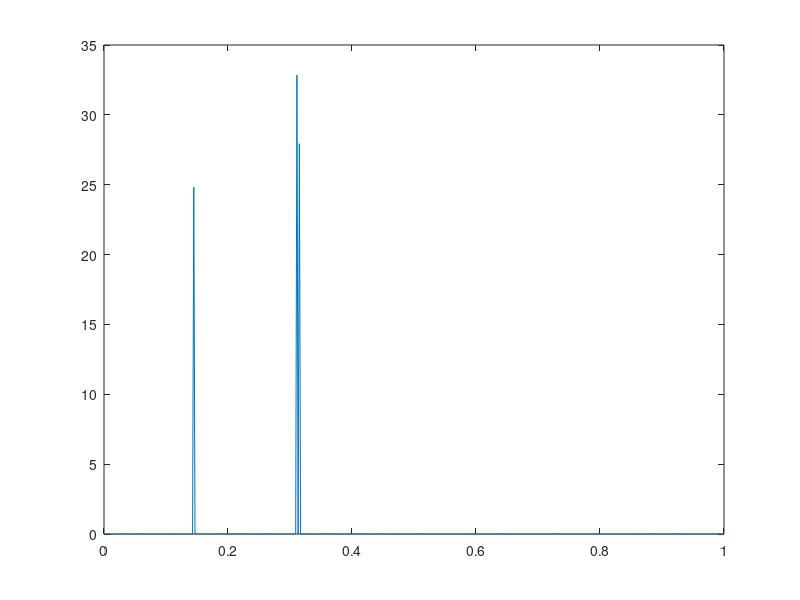

MATLAB code to generate this figure:
%%%%%%%%%%%%%%%%%%%%%%%%%%%%%%%%%%%%%%%%%%%%%%%
%%%%%%%%%%%%%%%%%%%%%%%%%%%%%%%%%%%%%%%%%%%%%%%
%% Clear the cache
%%%%%%%%%%%%%%%%%%%%%%%%%%%%%%%%%%%%%%%%%%%%%%%

clc;clear;close;tic

%%%%%%%%%%%%%%%%%%%%%%%%%%%%%%%%%%%%%%%%%%%%%%%

%%%%%%%%%%%%%%%%%%%%%%%%%%%%%%%%%%%%%%%%%%%%%%%
%% Parameters
%%%%%%%%%%%%%%%%%%%%%%%%%%%%%%%%%%%%%%%%%%%%%%%


N = 200;  N1=N^2;% Number of Samples
numSignals = 3;                          % Number of incoming signals
SNR = -15;                                     % SNR values in db
omg = [0.310 0.315  0.145];          % Frequencies
M = 512;   M1 = M+N;  I = eye(N);                                                   % Extended Number of Samples for high resolution

%%%%%%%%%%%%%%%%%%%%%%%%%%%%%%%%%%%%%%%%%%%%%%%
%% Signal Generation
%%%%%%%%%%%%%%%%%%%%%%%%%%%%%%%%%%%%%%%%%%%%%%%


t = 0:N-1;                                       % Samples

% Steering Vector Computation
eomg = linspace(0,1,M)';                 % Define Frequencies for elongated Steering Vector
eomg1 = linspace(0,1,M1)';


% Signal Addition
signal = zeros(1,N);
for i = 1:numSignals
    Amp = 5*exp(1i*2*pi*rand([1,1]));
    z = Amp*exp(1i*2*pi*omg(i)*t);
    signal = signal+z;
end


% Generate noise
noise = (randn(1,N ) + 1i * randn(1,N )) * sqrt(0.5);  % Generation of Pseudo-Random Noise
noisePower = 10^(-SNR/10); % Noise Power
noise = sqrt(noisePower) * noise;

% Adding Signal and Noise
signals = (signal +noise)';

%% Power Computation

DFT = exp(-1i*2*pi*(0:N-1)'*(0:M-1)/M);
DFT = [DFT I];
IDFT = DFT';

sigma = sqrt(noisePower)  ;
% Find the intial power values
p_old = abs(IDFT*signals).^2/norm(DFT)^4;
for loop = 1:1e6
    
    R = DFT*diag(p_old)*IDFT + sigma.*I ;
    Rinv = inv(R);

    sk = [];
    for ki = 1:M1
                sk = [sk;p_old(ki)*IDFT(ki,:)*Rinv*signals];
    end
    p_new = abs(sk).^2;
    Er = norm(p_new-p_old)/norm(p_old);

    sigma = norm(signals-sum(DFT*sk)).^2/N;
    if(Er>1e-5)
        p_old = p_new;
    else
        break;
    end

end

p_new=real(p_new);

pnew1 = p_new(1:M);
plot(eomg,pnew1);